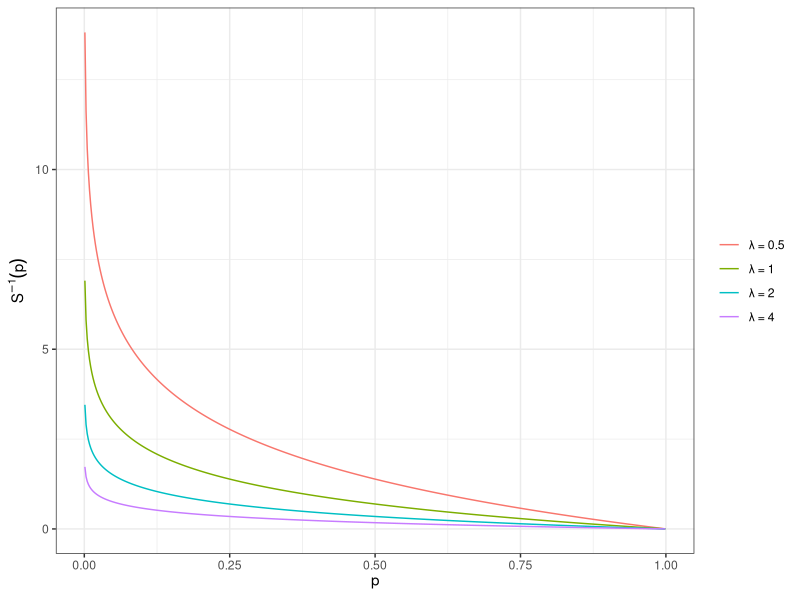

Generate this figure with R:
## ---- chunk 1
#| code-fold: true
library(ggplot2)

p_seq <- seq(0.001, 0.999, length.out = 500)
rates <- c(0.5, 1, 2, 4)

df_isf <- do.call(rbind, lapply(rates, function(lam) {
  data.frame(
    p = p_seq,
    isf = -log(p_seq) / lam,
    lambda = factor(
      paste0("λ = ", lam),
      levels = paste0("λ = ", rates)
    )
  )
}))

ggplot(df_isf, aes(x = p, y = isf, color = lambda)) +
  geom_line() +
  labs(
    x = expression(p),
    y = expression(S^{-1}*(p)),
    color = NULL
  ) +
  theme_bw()
